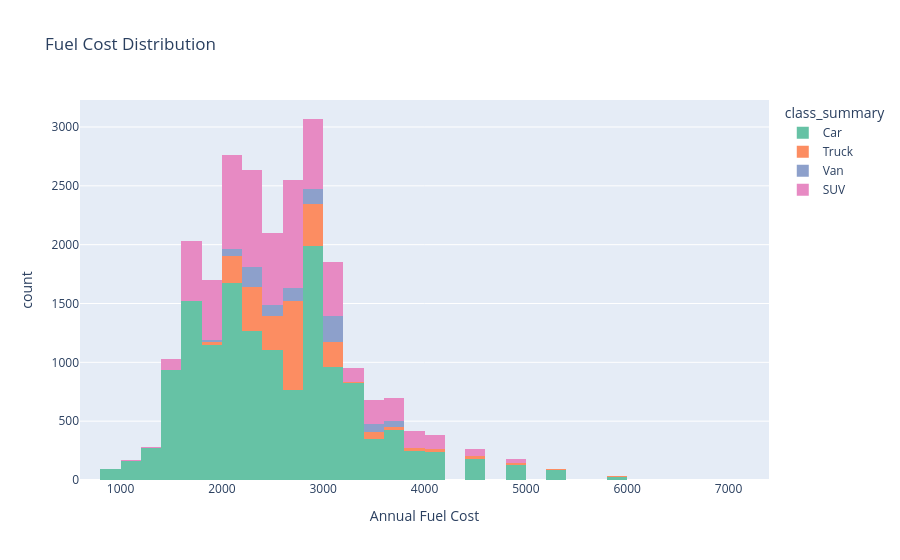

The code cell stored with this chart in its notebook:
### Code cell
fig = px.histogram(
    df,
    x='fuelCost08',
    color='class_summary',
    labels={'fuelCost08': 'Annual Fuel Cost'},
    nbins=40,
    title='Fuel Cost Distribution',
    color_discrete_sequence=px.colors.qualitative.Set2
)
fig.show()

### Figure 1 — Plotly figure (JSON) as saved in the notebook; plotly's stock layout.template omitted (floating-point values rounded to 4 significant figures; data arrays with more than 128 entries replaced by an {"elided": "..."} marker saying what was removed)
{"data": [{"bingroup": "x", "hovertemplate": "class_summary=Car<br>Annual Fuel Cost=%{x}<br>count=%{y}<extra></extra>", "legendgroup": "Car", "marker": {"color": "rgb(102,194,165)", "pattern": {"shape": ""}}, "name": "Car", "nbinsx": 40, "orientation": "v", "showlegend": true, "type": "histogram", "x": {"elided": "14396 int values"}, "xaxis": "x", "yaxis": "y"}, {"bingroup": "x", "hovertemplate": "class_summary=Truck<br>Annual Fuel Cost=%{x}<br>count=%{y}<extra></extra>", "legendgroup": "Truck", "marker": {"color": "rgb(252,141,98)", "pattern": {"shape": ""}}, "name": "Truck", "nbinsx": 40, "orientation": "v", "showlegend": true, "type": "histogram", "x": {"elided": "2460 int values"}, "xaxis": "x", "yaxis": "y"}, {"bingroup": "x", "hovertemplate": "class_summary=Van<br>Annual Fuel Cost=%{x}<br>count=%{y}<extra></extra>", "legendgroup": "Van", "marker": {"color": "rgb(141,160,203)", "pattern": {"shape": ""}}, "name": "Van", "nbinsx": 40, "orientation": "v", "showlegend": true, "type": "histogram", "x": {"elided": "924 int values"}, "xaxis": "x", "yaxis": "y"}, {"bingroup": "x", "hovertemplate": "class_summary=SUV<br>Annual Fuel Cost=%{x}<br>count=%{y}<extra></extra>", "legendgroup": "SUV", "marker": {"color": "rgb(231,138,195)", "pattern": {"shape": ""}}, "name": "SUV", "nbinsx": 40, "orientation": "v", "showlegend": true, "type": "histogram", "x": {"elided": "6205 int values"}, "xaxis": "x", "yaxis": "y"}], "layout": {"barmode": "relative", "legend": {"title": {"text": "class_summary"}, "tracegroupgap": 0}, "title": {"text": "Fuel Cost Distribution"}, "xaxis": {"anchor": "y", "domain": [0, 1], "title": {"text": "Annual Fuel Cost"}}, "yaxis": {"anchor": "x", "domain": [0, 1], "title": {"text": "count"}}}}
